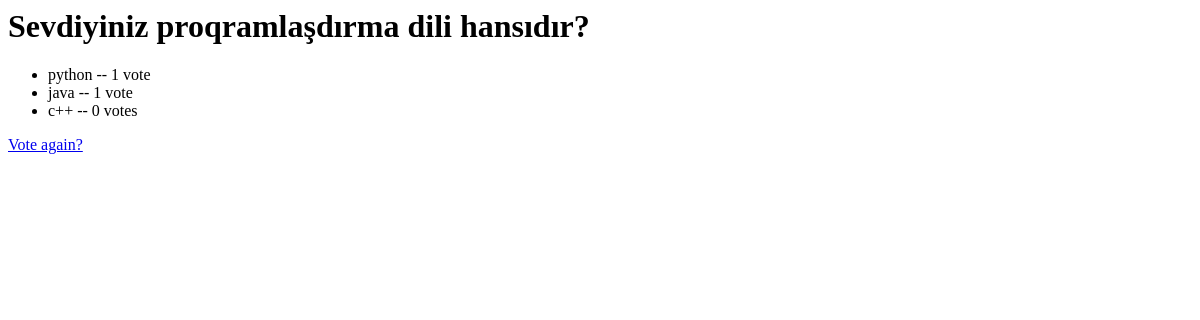
Before: /1/results/ with the older database file.
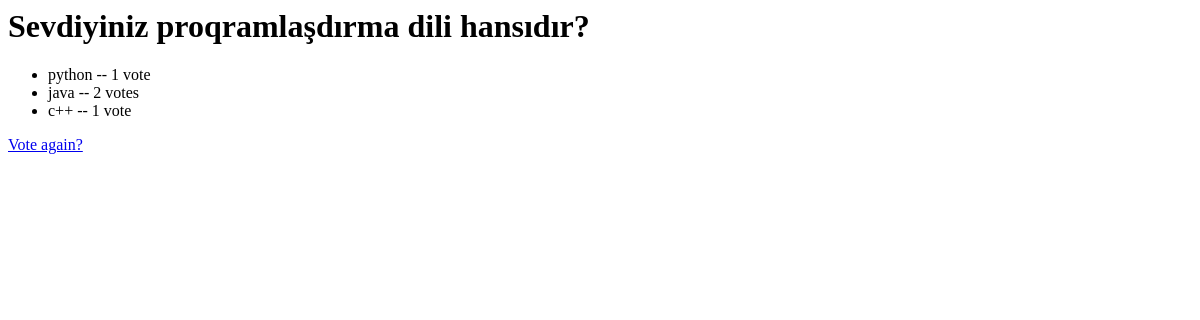
After: the same page with the newer database file.
### polls/models.py (models this page shows, shortened)
class Question(models.Model):
    question_text = models.CharField(max_length=200)
    pub_date = models.DateTimeField("date published")

class Choice(models.Model):
    question = models.ForeignKey(Question, on_delete=models.CASCADE)
    choice_text = models.CharField(max_length=200)
    votes = models.IntegerField(default=0)

### polls/views.py (the view)
# urls.py: path('<int:question_id>/results/', views.results, name='results'),
def results(request, question_id):
    try:
        question = Question.objects.filter(
            pub_date__lte=timezone.now(),
            pk=question_id,
        ).get()
    except Question.DoesNotExist:
        raise Http404("Question does not exist")
    return render(request, "polls/results.html", {"question": question})

### polls/templates/polls/results.html
<h1>{{ question.question_text }}</h1>
<ul>
{% for choice in question.choice_set.all %}
    <li>{{ choice.choice_text }} -- {{ choice.votes }} vote{{ choice.votes|pluralize }}</li>
{% endfor %}
</ul>
<a href="{% url 'polls:detail' question.id %}">Vote again?</a>

Changed rows visible on the page:
changed Choice "java": votes "1" → "2"
changed Choice (number 3 of 3 on the later page): votes "0" → "1"
